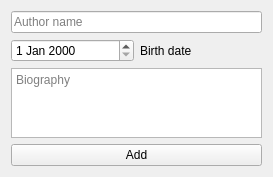
<?xml version="1.0" encoding="UTF-8"?>
<ui version="4.0">
 <class>authorAddingForm</class>
 <widget class="QWidget" name="authorAddingForm">
  <property name="geometry">
   <rect>
    <x>0</x>
    <y>0</y>
    <width>273</width>
    <height>172</height>
   </rect>
  </property>
  <property name="windowTitle">
   <string>Add author</string>
  </property>
  <layout class="QVBoxLayout" name="verticalLayout">
   <item>
    <widget class="QLineEdit" name="nameEdit">
     <property name="placeholderText">
      <string>Author name</string>
     </property>
    </widget>
   </item>
   <item>
    <layout class="QHBoxLayout" name="horizontalLayout">
     <item>
      <widget class="QDateEdit" name="dateEdit"/>
     </item>
     <item alignment="Qt::AlignLeft">
      <widget class="QLabel" name="label">
       <property name="text">
        <string>Birth date</string>
       </property>
      </widget>
     </item>
    </layout>
   </item>
   <item>
    <widget class="QTextEdit" name="bioEdit">
     <property name="placeholderText">
      <string>Biography</string>
     </property>
    </widget>
   </item>
   <item>
    <widget class="QPushButton" name="addBtn">
     <property name="cursor">
      <cursorShape>WhatsThisCursor</cursorShape>
     </property>
     <property name="text">
      <string>Add</string>
     </property>
    </widget>
   </item>
  </layout>
 </widget>
 <resources/>
 <connections>
  <connection>
   <sender>nameEdit</sender>
   <signal>returnPressed()</signal>
   <receiver>addBtn</receiver>
   <slot>click()</slot>
   <hints>
    <hint type="sourcelabel">
     <x>136</x>
     <y>18</y>
    </hint>
    <hint type="destinationlabel">
     <x>136</x>
     <y>151</y>
    </hint>
   </hints>
  </connection>
 </connections>
</ui>
